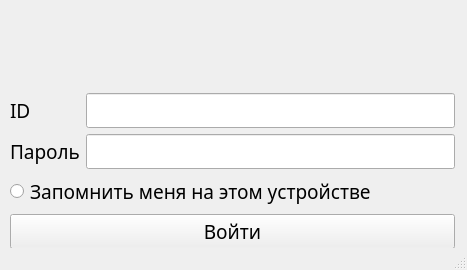
<?xml version="1.0" encoding="UTF-8"?>
<ui version="4.0">
 <class>MainWindow</class>
 <widget class="QMainWindow" name="MainWindow">
  <property name="geometry">
   <rect>
    <x>0</x>
    <y>0</y>
    <width>467</width>
    <height>270</height>
   </rect>
  </property>
  <property name="windowTitle">
   <string>Авторизация</string>
  </property>
  <property name="windowIcon">
   <iconset>
    <normaloff>iico.ico</normaloff>iico.ico</iconset>
  </property>
  <widget class="QWidget" name="centralwidget">
   <widget class="QWidget" name="verticalLayoutWidget">
    <property name="geometry">
     <rect>
      <x>10</x>
      <y>10</y>
      <width>445</width>
      <height>239</height>
     </rect>
    </property>
    <property name="font">
     <font>
      <family>Century Gothic</family>
      <pointsize>14</pointsize>
     </font>
    </property>
    <layout class="QVBoxLayout" name="verticalLayout">
     <item>
      <widget class="QLabel" name="label">
       <property name="font">
        <font>
         <family>Century Gothic</family>
         <pointsize>14</pointsize>
        </font>
       </property>
       <property name="text">
        <string/>
       </property>
       <property name="pixmap">
        <pixmap>../../../Downloads/logo_aTkmWXMe.png</pixmap>
       </property>
      </widget>
     </item>
     <item>
      <layout class="QGridLayout" name="gridLayout">
       <item row="1" column="0">
        <widget class="QLabel" name="label_3">
         <property name="font">
          <font>
           <family>Century Gothic</family>
           <pointsize>14</pointsize>
          </font>
         </property>
         <property name="text">
          <string>Пароль</string>
         </property>
        </widget>
       </item>
       <item row="0" column="0">
        <widget class="QLabel" name="label_2">
         <property name="font">
          <font>
           <family>Century Gothic</family>
           <pointsize>14</pointsize>
          </font>
         </property>
         <property name="text">
          <string>ID</string>
         </property>
        </widget>
       </item>
       <item row="0" column="1">
        <widget class="QLineEdit" name="lineEdit_2">
         <property name="font">
          <font>
           <family>Century Gothic</family>
           <pointsize>14</pointsize>
          </font>
         </property>
         <property name="focusPolicy">
          <enum>Qt::StrongFocus</enum>
         </property>
        </widget>
       </item>
       <item row="1" column="1">
        <widget class="QLineEdit" name="lineEdit_3">
         <property name="font">
          <font>
           <family>Century Gothic</family>
           <pointsize>14</pointsize>
          </font>
         </property>
         <property name="focusPolicy">
          <enum>Qt::StrongFocus</enum>
         </property>
         <property name="echoMode">
          <enum>QLineEdit::Password</enum>
         </property>
        </widget>
       </item>
      </layout>
     </item>
     <item>
      <widget class="QRadioButton" name="rb">
       <property name="font">
        <font>
         <family>Century Gothic</family>
         <pointsize>14</pointsize>
        </font>
       </property>
       <property name="text">
        <string>Запомнить меня на этом устройстве</string>
       </property>
      </widget>
     </item>
     <item>
      <widget class="QPushButton" name="pushButton">
       <property name="font">
        <font>
         <family>Century Gothic</family>
         <pointsize>14</pointsize>
        </font>
       </property>
       <property name="text">
        <string>Войти</string>
       </property>
      </widget>
     </item>
    </layout>
   </widget>
  </widget>
  <widget class="QStatusBar" name="statusbar"/>
 </widget>
 <resources/>
 <connections/>
</ui>
